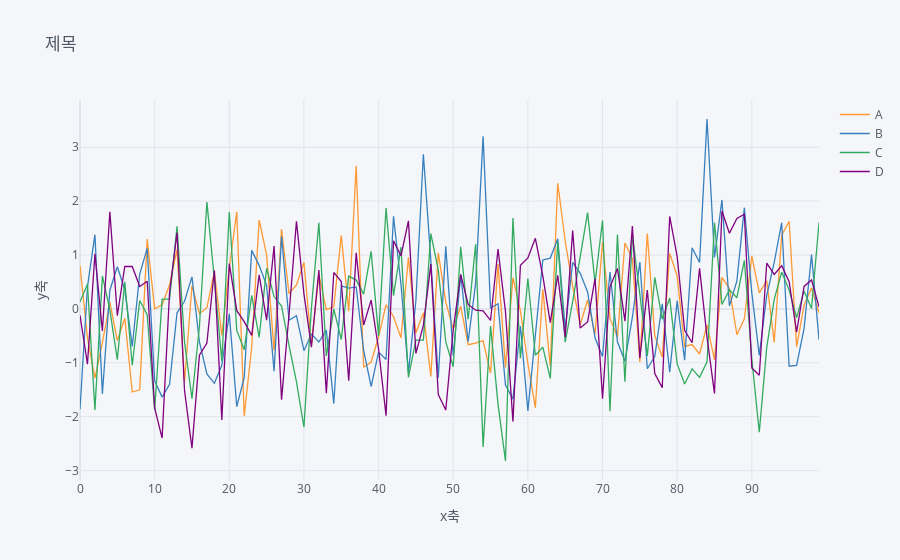

Notebook code for this chart:
### Code cell
df.iplot(kind="line", title="제목", xTitle="x축", yTitle="y축")
